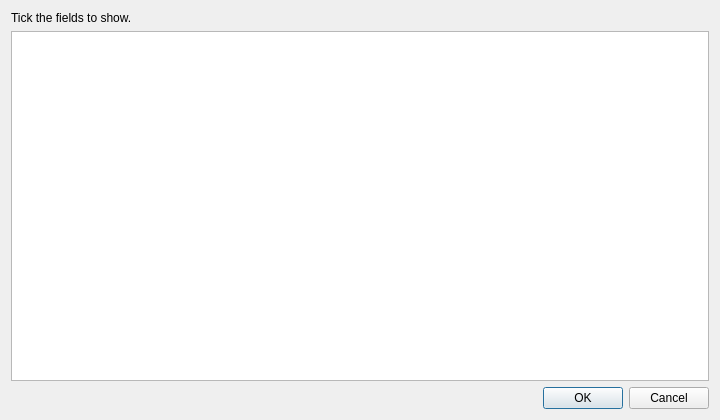
<?xml version="1.0" encoding="UTF-8"?>
<ui version="4.0">
 <author>GeneralMeasurements</author>
 <comment>Field picker for monitor and chart windows (FieldPicker). The code sets the hint,
the table's columns (Field, Units, and for a monitor the four alarm thresholds) and one
row per field the hub offers.</comment>
 <class>FieldPicker</class>
 <widget class="QDialog" name="FieldPicker">
  <property name="geometry">
   <rect><x>0</x><y>0</y><width>720</width><height>420</height></rect>
  </property>
  <property name="windowTitle"><string>Choose fields</string></property>
  <layout class="QVBoxLayout" name="lay">
   <item>
    <widget class="QLabel" name="hint">
     <property name="text"><string>Tick the fields to show.</string></property>
     <property name="wordWrap"><bool>true</bool></property>
    </widget>
   </item>
   <item>
    <widget class="QTableWidget" name="table">
     <attribute name="verticalHeaderVisible"><bool>false</bool></attribute>
     <attribute name="horizontalHeaderStretchLastSection"><bool>false</bool></attribute>
    </widget>
   </item>
   <item>
    <widget class="QDialogButtonBox" name="buttons">
     <property name="standardButtons"><set>QDialogButtonBox::Cancel|QDialogButtonBox::Ok</set></property>
    </widget>
   </item>
  </layout>
 </widget>
 <resources/>
 <connections/>
</ui>
